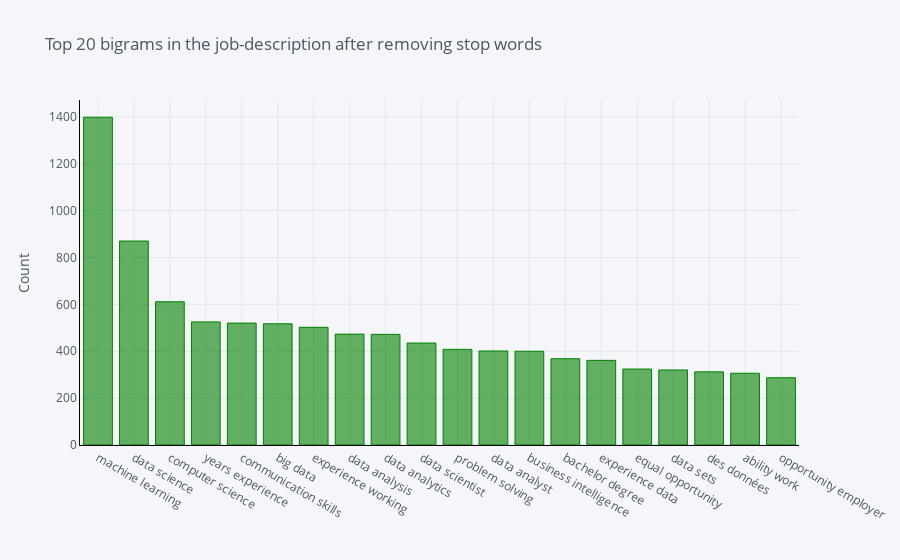

Source (notebook cell):
### Markdown cell above
# EDA Task 4 : To find the distribution of top bigrams after removing stop words

### Code cell
#The distribution of top bigrams after removing stop words
def get_top_n_bigram(corpus, n=None):
    vec = CountVectorizer(ngram_range=(2, 2), stop_words='english').fit(corpus)
    bag_of_words = vec.transform(corpus)
    sum_words = bag_of_words.sum(axis=0) 
    words_freq = [(word, sum_words[0, idx]) for word, idx in vec.vocabulary_.items()]
    words_freq =sorted(words_freq, key = lambda x: x[1], reverse=True)
    return words_freq[:n]
common_words = get_top_n_bigram(df['description'], 20)
# for word, freq in common_words:
#     print(word, freq)
df4 = pd.DataFrame(common_words, columns = ['description' , 'count'])
df4.groupby('description').sum()['count'].sort_values(ascending=False).iplot(
    kind='bar', yTitle='Count', linecolor='black',colors='Green', title='Top 20 bigrams in the job-description after removing stop words')

### Figure 1 — Plotly figure (JSON) as saved in the notebook; plotly's stock layout.template omitted (floating-point values rounded to 4 significant figures)
{"data": [{"marker": {"color": "rgba(0, 128, 0, 0.6)", "line": {"color": "rgba(0, 128, 0, 1.0)", "width": 1}}, "name": "count", "orientation": "v", "text": "", "type": "bar", "x": ["machine learning", "data science", "computer science", "years experience", "communication skills", "big data", "experience working", "data analysis", "data analytics", "data scientist", "problem solving", "data analyst", "business intelligence", "bachelor degree", "experience data", "equal opportunity", "data sets", "des données", "ability work", "opportunity employer"], "y": [1398, 870, 611, 525, 520, 517, 502, 473, 472, 435, 408, 401, 400, 368, 361, 324, 320, 312, 306, 287]}], "layout": {"legend": {"bgcolor": "#F5F6F9", "font": {"color": "#4D5663"}}, "paper_bgcolor": "#F5F6F9", "plot_bgcolor": "#F5F6F9", "title": {"font": {"color": "#4D5663"}, "text": "Top 20 bigrams in the job-description after removing stop words"}, "xaxis": {"gridcolor": "#E1E5ED", "linecolor": "black", "showgrid": true, "tickfont": {"color": "#4D5663"}, "title": {"font": {"color": "#4D5663"}, "text": ""}, "zerolinecolor": "#E1E5ED"}, "yaxis": {"gridcolor": "#E1E5ED", "linecolor": "black", "showgrid": true, "tickfont": {"color": "#4D5663"}, "title": {"font": {"color": "#4D5663"}, "text": "Count"}, "zerolinecolor": "#E1E5ED"}}}
